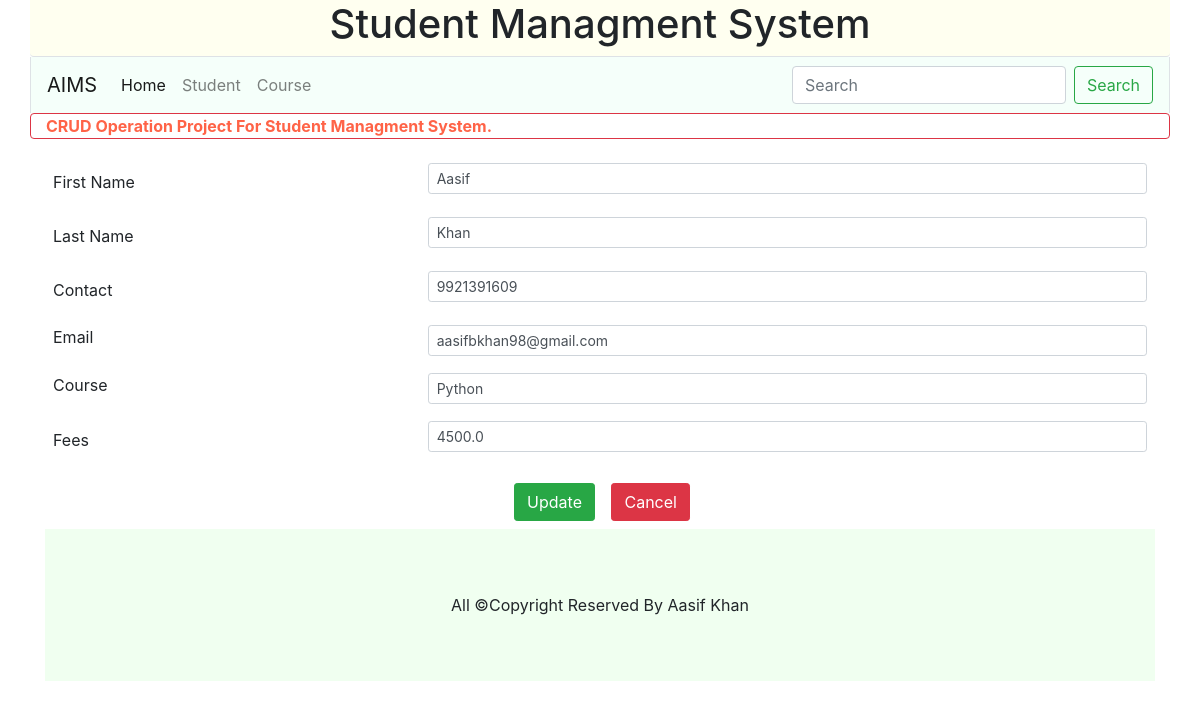
/student_update/21, run on the app's committed database.
### myapp/models.py (models this page shows)
class Student(models.Model):
    first_name = models.CharField(max_length=30)
    last_name = models.CharField(max_length=30)
    contact = models.CharField(max_length=10)
    email = models.EmailField()
    course = models.CharField(max_length=20)
    fees = models.FloatField()

### myapp/views.py (the view)
# urls.py: path('student_update/<int:id>', views.student_update),
def student_update(request, id):
    stud = Student.objects.get(id=id)
    context = {'stud':stud}
    return render(request, "student_update.html", context)

### myapp/templates/student_update.html (shortened to what this page needs)
{% extends 'base.html' %}
{% load static %}
{% block body %}
<div class="container">
<form class="mt-2 mx-2 bg-white" action="/update/{{ stud.id }}" method="post">
    <div class="form-group row">
        <label for="first_name" class="col col-md-4 col-form-label">First Name</label>
        <div class="col col-md-8">
            <input type="text" name="first_name" class="form-control form-control-sm" placeholder="Enter First Name." required id="id_first_name" value="{{stud.first_name}}">
        </div>
    </div>
    <div class="form-group row">
        <label for="last_name" class="col col-md-4 col-form-label">Last Name</label>
        <div class="col col-md-8">
            <input type="text" name="last_name" class="form-control form-control-sm" placeholder="Enter Last Name." required id="id_last_name" value="{{stud.last_name}}">
        </div>
    </div>
    <div class="form-group row">
        <label for="contact" class="col col-md-4 col-form-label">Contact</label>
        <div class="col col-md-8">
            <input type="text" name="contact" class="form-control form-control-sm" placeholder="Enter Contact No." required id="id_contact" value="{{stud.contact}}">
        </div>
    </div>
    <div class="form-group row">
        <label for="email" class="col col-md-4 col-form-lable">Email</label>
        <div class="col col-md-8">
            <input type="email" name="email" class="form-control form-control-sm" placeholder="Enter Email Address." required id="id_email" value="{{stud.email}}">
        </div>
    </div>
    <div class="form-group row">
        <label for="course" class="col col-md-4 col-form-lable">Course</label>
        <div class="col col-md-8">
            <input type="text" name="course" class="form-control form-control-sm" placeholder="Enter Course Name." required id="id_course" value="{{stud.course}}">
        </div>
    </div>
    <div class="form-group row">
        <label for="fees" class="col col-md-4 col-form-label">Fees</label>
        <div class="col col-md-8">
            <input type="number" name="fees" class="form-control form-control-sm" placeholder="Enter Fees *INR." step="any" required id="id_fees" value="{{stud.fees}}">
        </div>
    </div>
    <div class="text-center col col-md-auto" id="button">
        <input class="btn btn-success my-2 mx-2 rounded-sm" type="submit" value="Update">
        <a href="/student/"><button class="btn btn-danger my-2 mx-1 rounded-sm" value="Cancel">Cancel</button></a>
</form>
</div>
{% endblock %}

### data on the page
Student: first_name "Aasif", last_name "Khan", contact "9921391609", email "aasifbkhan98@gmail.com", course "Python", fees "4500.0"
